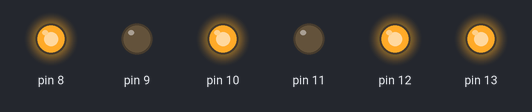
The sketch below on a simulated Arduino Uno, built with avr-gcc and run on an emulated ATmega328P. Shown: output pins drawn as LEDs (lit = HIGH).

Above: at 0.1 s.
Timing chart, 0 to 1.6 s (numbered marks = the images above):
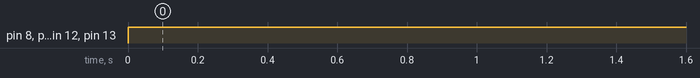

Measured:
- by itself, pin 8, pin 10, pin 12, pin 13: LOW → HIGH at 0.00 s

The sketch:

motor-check.ino
```cpp
void forward();
void backward();
void ektu_right();
void vloi_right();
void purai_right();
void power_right();
void ektu_left();
void vloi_left();
void purai_left();
void power_left();
void sread();
void Stop();

void setup()
{
  pinMode(13, OUTPUT);
  pinMode(12, OUTPUT);
  pinMode(11, OUTPUT);
  pinMode(10, OUTPUT);
  pinMode(9, OUTPUT);
  pinMode(8, OUTPUT);
  Serial.begin(9600);
}
void loop()
{
  forward();
  //delay(10000);

}


void forward()
{
  digitalWrite(12, HIGH);
  digitalWrite(11, LOW);

  analogWrite(13, 200);
  digitalWrite(10, HIGH);
  digitalWrite(9, LOW);

  analogWrite(8, 200);
  //Serial.print("f");
}
void backward()
{
  digitalWrite(12, LOW);
  digitalWrite(11, HIGH);

  analogWrite(13, 200);
  digitalWrite(10, LOW);
  digitalWrite(9, HIGH);

  analogWrite(8, 200);
  Serial.print("back");
}
void ektu_right()
{
  digitalWrite(11, HIGH);
  digitalWrite(10, LOW);

  analogWrite(13, 90);
  digitalWrite(9, HIGH);
  digitalWrite(8, LOW);

  analogWrite(12, 150);
  Serial.print("er");
}
void vloi_right()
{
  digitalWrite(11, HIGH);
  digitalWrite(10, LOW);

  analogWrite(13, 0);
  digitalWrite(9, HIGH);
  digitalWrite(8, LOW);

  analogWrite(12, 180);
  Serial.print("vr");
}

void power_right()
{
  digitalWrite(12, HIGH);
  digitalWrite(11, LOW);

  analogWrite(13, 170);
  digitalWrite(10, LOW);
  digitalWrite(9, HIGH);

  analogWrite(8, 170);
  Serial.print("pr");
}
void ektu_left()
{
  digitalWrite(11, HIGH);
  digitalWrite(10, LOW);

  analogWrite(13, 150);
  digitalWrite(9, HIGH);
  digitalWrite(8, LOW);

  analogWrite(12, 90);
  Serial.print("el");
}
void vloi_left()
{
  digitalWrite(11, HIGH);
  digitalWrite(10, LOW);

  analogWrite(13, 180);
  digitalWrite(9, HIGH);
  digitalWrite(8, LOW);

  analogWrite(12, 0);
  Serial.print("vl");
}

void power_left()
{
  digitalWrite(12, LOW);
  digitalWrite(11, HIGH);
 analogWrite(13, 170);

  digitalWrite(10, HIGH);
  digitalWrite(9, LOW);
  analogWrite(8, 170);
  //Serial.print("pl");


}

void Stop()
{
  digitalWrite(11, LOW);
  digitalWrite(10, HIGH);

  analogWrite(13, 0);
  digitalWrite(9, LOW);
  digitalWrite(8, HIGH);

  analogWrite(12, 0);
  Serial.print("stop");
}
```
